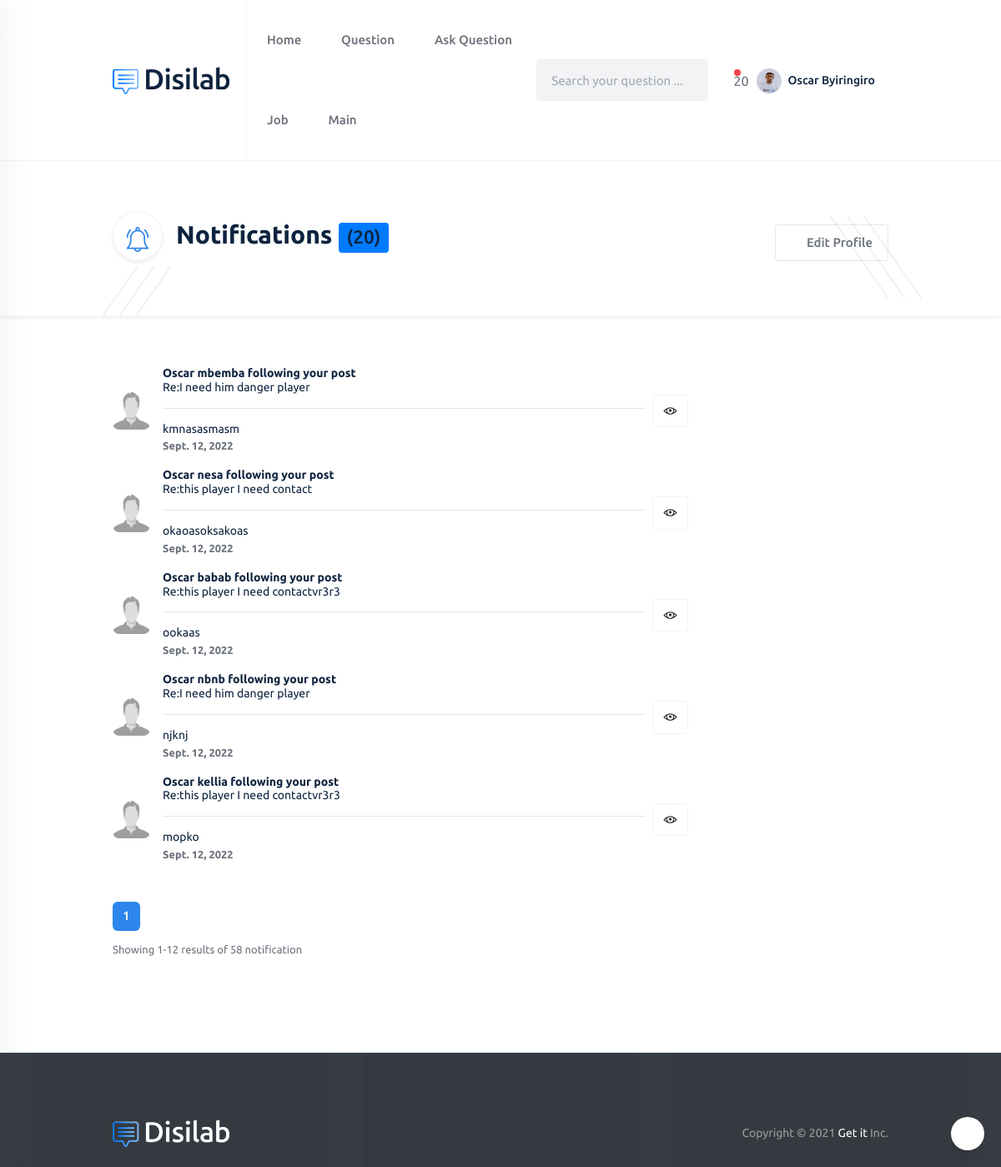
The app's page /notifications/ (signed in), older data.
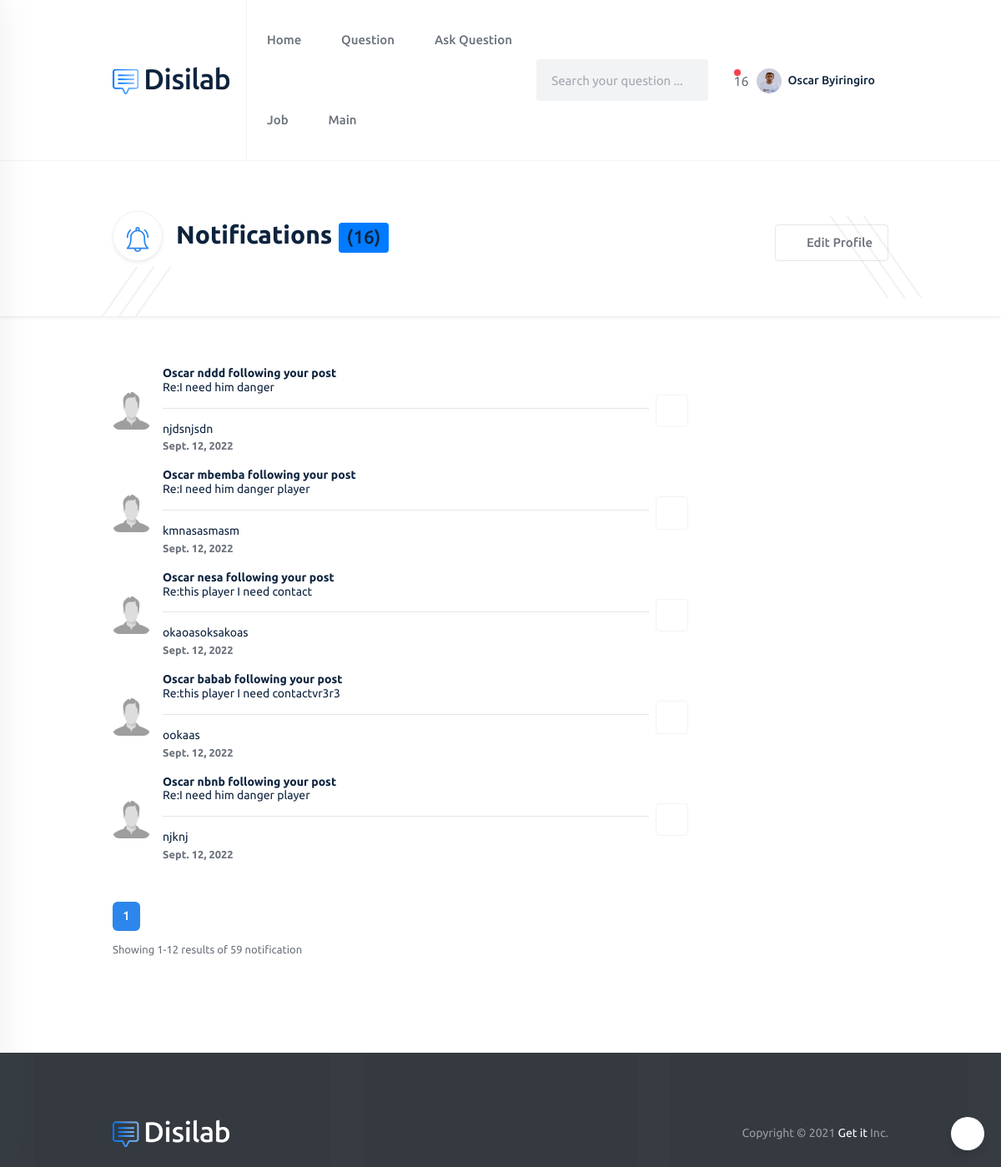
The same page, newer data.
### authentication/models.py (models this page shows, shortened)
class Profile(models.Model):
    user = models.OneToOneField(User, on_delete=models.CASCADE)
    user_image = models.ImageField(upload_to='images/', default='profile.png', null=True, blank=True)
    location = models.CharField(max_length=100, null=True, blank=True)
    about_me = models.TextField(null=True, blank=True)
    github_link = models.URLField(default='https://github.com/', null=True, blank=True)
    website_link = models.URLField(default='https://www.google.com/', null=True, blank=True)
    backend_development = models.PositiveIntegerField(null=True, blank=True)
    frontend_development = models.PositiveIntegerField(null=True, blank=True)
    hardware = models.PositiveIntegerField(null=True, blank=True)
    uiandux = models.PositiveIntegerField(null=True, blank=True)
    artificial_intelligence = models.PositiveIntegerField(null=True, blank=True)
    badge = models.BooleanField(default=False)
    date_created = models.DateField(default=now)

class User(AbstractBaseUser):
    full_name = models.CharField(max_length=255, null=False)
    email = models.EmailField(
        verbose_name='email address',
        max_length=255,
        unique=True,
    )
    phone_number = PhoneNumberField(unique=True)
    is_verified = models.BooleanField(default=False)
    is_two_f_enable = models.BooleanField(default=False)
    is_active = models.BooleanField(default=True)
    staff = models.BooleanField(default=False)
    admin = models.BooleanField(default=False)
    USERNAME_FIELD = 'email'
    REQUIRED_FIELDS = ['full_name', 'phone_number']
    objects = UserManager()
    class Meta:
        app_label = 'authentication'

### questions/models.py (models this page shows, shortened)
class ConnectWith(models.Model):
    user = models.ForeignKey(User, on_delete=models.CASCADE)
    name = models.CharField(max_length=250)
    email = models.EmailField(max_length=250)
    subject = models.CharField(max_length=250)
    body = models.TextField()
    readed_notification = models.BooleanField(default=False)
    published_date = models.DateField(auto_now_add=True)

### home_view/views.py (the view)
# urls.py: path('notifications/', views.notifications, name="notifications"),
@login_required(login_url='login')
def notifications(request):
    all_notification = ConnectWith.objects.filter(user=request.user).order_by('-id')
    paginator = Paginator(all_notification, 5)
    page_number = request.GET.get('page')
    try:
        posts = paginator.page(page_number)
    except PageNotAnInteger:
        posts = paginator.page(1)
    except EmptyPage:
        posts = paginator.page(paginator.num_pages)
    context = {
        'all_notification': posts
    }
    return render(request, 'notifications.html', context)

### home_view/templates/notifications.html (shortened to what this page needs)
{% extends 'base_white.html' %}
{% load static %}
{% block content %}
<section class="hero-area bg-white shadow-sm overflow-hidden pt-60px pb-50px">
    <span class="stroke-shape stroke-shape-1"></span>
    <span class="stroke-shape stroke-shape-2"></span>
    <span class="stroke-shape stroke-shape-3"></span>
    <span class="stroke-shape stroke-shape-4"></span>
    <span class="stroke-shape stroke-shape-5"></span>
    <span class="stroke-shape stroke-shape-6"></span>
    <div class="container">
        <div class="row">
            <div class="col-lg-8">
                <div class="hero-content d-flex align-items-center">
                    <div class="icon-element shadow-sm flex-shrink-0 mr-3 border border-gray">
                    </div>
                    <h2 class="section-title fs-30">Notifications  <span class="badge bg-primary totalunread">({{ notification_header_count }})</span></h2>
                </div>
            </div>
            <div class="col-lg-4">
                <div class="hero-btn-box text-right py-3">
                    <a href="{% url 'user_profile' %}" class="btn theme-btn theme-btn-outline theme-btn-outline-gray"><i class="la la-gear mr-1"></i> Edit Profile</a>
                </div>
            </div>
        </div>
    </div>
</section>
<section class="user-details-area pt-60px pb-60px">
    <div class="container">
        <div class="row">
            <div class="col-lg-9">
                <div class="notification-content-wrap notif-list">
                        {% for all_notification in all_notification %}
                            <div class="media media-card media--card shadow-none rounded-0 align-items-center bg-transparent notification-all">
                                <div class="media-img media-img-sm flex-shrink-0">
                                    <img src="{% static 'profile.png' %}" alt="avatar">
                                </div>
                                <div class="media-body p-0 border-left-0">
                                    <h3 class="fs-14 fw-regular"><b>{{ all_notification.name }} following your post</b></h3>
                                    <h5 class="fs-14 fw-regular">Re:{{ all_notification.subject }}</h5>
                                    <hr>
                                    <h6 class="fs-14 fw-regular">{{ all_notification.body }}</h6>
                                    <small class="meta d-block lh-24">
                                        <span><b>{{ all_notification.published_date }}</b></span>
                                    </small>
                                </div>
                                {% if not all_notification.readed_notification %}
                                <button data-index="{{ all_notification.id }}" data-notif="{{ all_notification.id }}" class="btn border border-gray fs-17 ml-2 markreadbtn" type="button" data-toggle="tooltip" data-placement="top" title="Mark as read"><i class="la la-eye"></i></button>
                               {% else %}
                                <button class="btn border border-gray fs-17 ml-2" type="button" data-toggle="tooltip" data-placement="top" title="Already Read"><i class="la la-glasses"></i></button>
                                {% endif %}
                            </div>
                            {% endfor %}
                </div>
                <div class="pager pt-30px mb-50px">
                    <nav aria-label="Page navigation example">
                        <ul class="pagination generic-pagination pr-1">
                                    <li class="page-item active"><a class="page-link" href="#">{{ all_notification.number }}</a></li>
                                    {% if all_notification.has_next %}
                                    <li class="page-item">
                                        <a class="page-link" href="?page={{ all_notification.next_page_number }}" aria-label="Next">
                                            <span aria-hidden="true"><i class="la la-arrow-right"></i></span>
                                        </a>
                                    </li>
                                    {% endif %}
                                </ul>
                    </nav>
                     <p class="fs-13 pt-2">Showing {{all_notification.number}}-{{ all_notification.paginator.num_pages }} results of {{ all_notification.paginator.count }} notification</p>
                </div>
            </div>
        </div>
    </div>
</section>
{% endblock %}

### templates/base_white.html (shortened to what this page needs)
<!DOCTYPE html>
<html lang="en">
{% load static %}
<head>
    <link rel="stylesheet" href="{% static 'home/css/bootstrap.min.css' %}">
    <link rel="stylesheet" href="{% static 'home/css/line-awesome.css' %}">
    <link rel="stylesheet" href="{% static 'home/css/owl.carousel.min.css' %}">
    <link rel="stylesheet" href="{% static 'home/css/owl.theme.default.min.css' %}">
    <link rel="stylesheet" href="{% static 'home/css/jquery-te-1.4.0.css' %}">
    <link rel="stylesheet" href="{% static 'home/css/selectize.css' %}">
    <link rel="stylesheet" href="{% static 'home/css/style.css' %}">
</head>
<body>
{% include 'partial/header_white.html' %}
{% block content %}
{% endblock %}
<section class="footer-area pt-80px bg-dark position-relative">
    <span class="vertical-bar-shape vertical-bar-shape-1"></span>
    <span class="vertical-bar-shape vertical-bar-shape-2"></span>
    <span class="vertical-bar-shape vertical-bar-shape-3"></span>
    <span class="vertical-bar-shape vertical-bar-shape-4"></span>
    <div class="container">
        <div class="row align-items-center pb-4 copyright-wrap">
            <div class="col-lg-6">
                <a href="" class="d-inline-block">
                    <img src="{% static 'home/images/logo-white.png' %}" alt="footer logo" class="footer-logo">
                </a>
            </div>
            <div class="col-lg-6">
                <p class="copyright-desc text-right fs-14">Copyright &copy; 2021 <a href="#">Get it</a> Inc.</p>
            </div>
        </div>
    </div>
</section>
<div id="back-to-top" data-toggle="tooltip" data-placement="top" title="Return to top">
    <i class="la la-arrow-up"></i>
</div>
</body>
</html>

### templates/partial/header_white.html (shortened to what this page needs)
{% load static %}
<header class="header-area bg-white border-bottom border-bottom-gray">
    <div class="container">
        <div class="row align-items-center">
            <div class="col-lg-2">
                <div class="logo-box">
                    <a href="{% url 'home' %}" class="logo"><img src="{% static 'home/images/logo-black.png' %}" alt="logo"></a>
                </div>
            </div>
            <div class="col-lg-10">
                <div class="menu-wrapper border-left border-left-gray pl-2">
                    <nav class="menu-bar mr-auto">
                        <ul>
                            <li>
                                <a href="{% url 'home' %}">Home <i class="la la-angle-down fs-11"></i></a>
                            </li>
                            <li class="is-mega-menu">
                                <a href="{% url 'question' %}">Question <i class="la la-angle-down fs-11"></i></a>
                            </li>
                            <li>
                                <a href="{% url 'ask_question' %}">Ask Question <i class="la la-angle-down fs-11"></i></a>
                            </li>
                            <li>
                                <a href="{% url 'job_list' %}">Job <i class="la la-angle-down fs-11"></i></a>
                            </li>
                            {% if user.is_authenticated %}
                            <li>
                                <a href="{% url 'user_home' %}">Main <i class="la la-angle-down fs-11"></i></a>
                            </li>
                            {% endif %}
                        </ul>
                    </nav>
                <form method="GET" action="{% url 'question' %}">
                        <div class="form-group mb-0">
                            <input class="form-control form--control form--control-bg-gray text-black" type="text" name="search_question" placeholder="Search your question ...">
                            <button class="form-btn text-white-50" type="submit"><i class="la la-search"></i></button>
                        </div>
                    </form>
                    {% if user.is_authenticated %}
                    <div class="nav-right-button">
                        <ul class="user-action-wrap d-flex align-items-center">
                            <li class="dropdown">
                                <span class="ball red ball-lg noti-dot totalunreadMain">{{ notification_header_count }}</span>
                                <a class="nav-link dropdown-toggle dropdown--toggle" href="#" id="notificationDropdown" role="button" data-toggle="dropdown" aria-haspopup="true" aria-expanded="false">
                                    <i class="la la-bell"></i>
                                </a>
                            </li>
                            <li class="dropdown user-dropdown">
                                <a class="nav-link dropdown-toggle dropdown--toggle pl-2" href="#" id="userMenuDropdown" role="button" data-toggle="dropdown" aria-haspopup="true" aria-expanded="false">
                                    <div class="media media-card media--card shadow-none mb-0 rounded-0 align-items-center bg-transparent">
                                        <div class="media-img media-img-xs flex-shrink-0 rounded-full mr-2">
                                            <img src="{{ profile.user_image.url }}" alt="avatar" class="rounded-full">
                                        </div>
                                        <div class="media-body p-0 border-left-0">
                                            <h5 class="fs-14">{{ user.full_name }}</h5>
                                        </div>
                                    </div>
                                </a>
                            </li>
                        </ul>
                    </div>
                    {% endif %}
                </div>
            </div>
        </div>
    </div>
</header>

Row changes from the older to the newer data that the page shows:
no longer on this page (row unchanged): ConnectWith: name "Oscar kellia", subject "this player I need contactvr3r3", body "mopko", published_date "Sept. 12, 2022"
added ConnectWith: name "Oscar nddd", subject "I need him danger", body "njdsnjsdn", published_date "Sept. 12, 2022", readed_notification True (drawn)
changed ConnectWith "Oscar mbemba": readed_notification False → True (drawn)
changed ConnectWith "Oscar nesa": readed_notification False → True (drawn)
changed ConnectWith "Oscar babab": readed_notification False → True (drawn)
changed ConnectWith "Oscar nbnb": readed_notification False → True (drawn)
Text that changed along with them:
{{ notification_header_count }}: "20" → "16"
{{ all_notification.paginator.count }}: "58" → "59"
